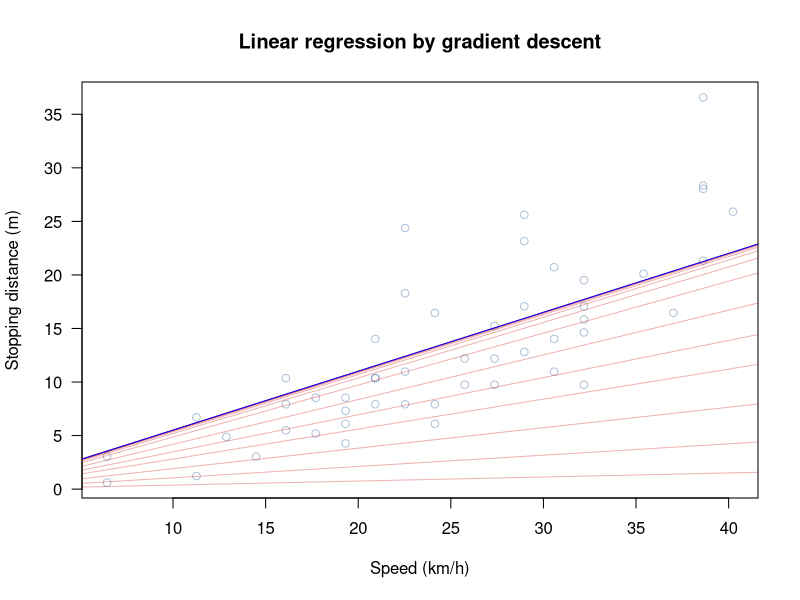
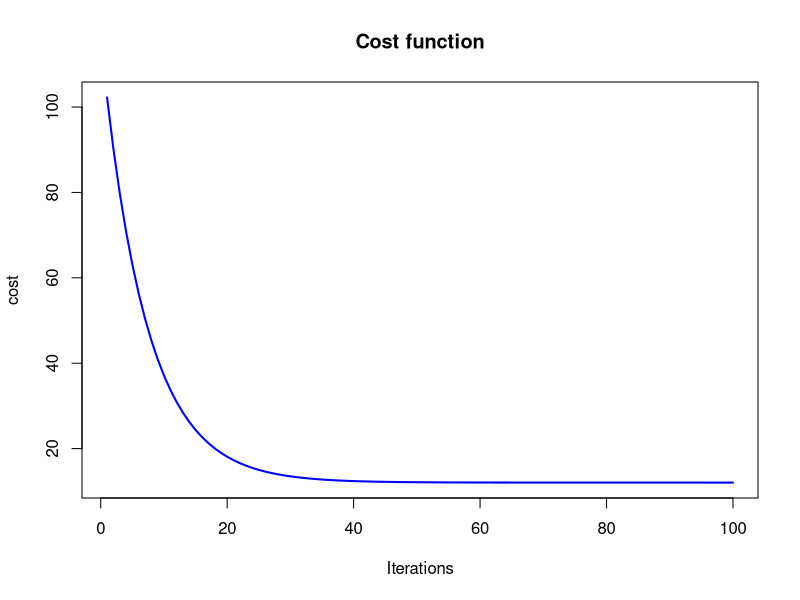
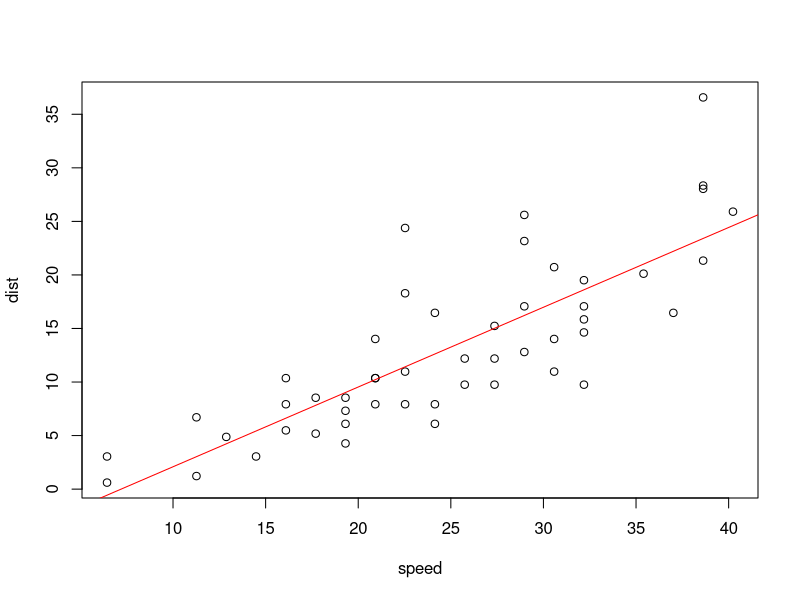
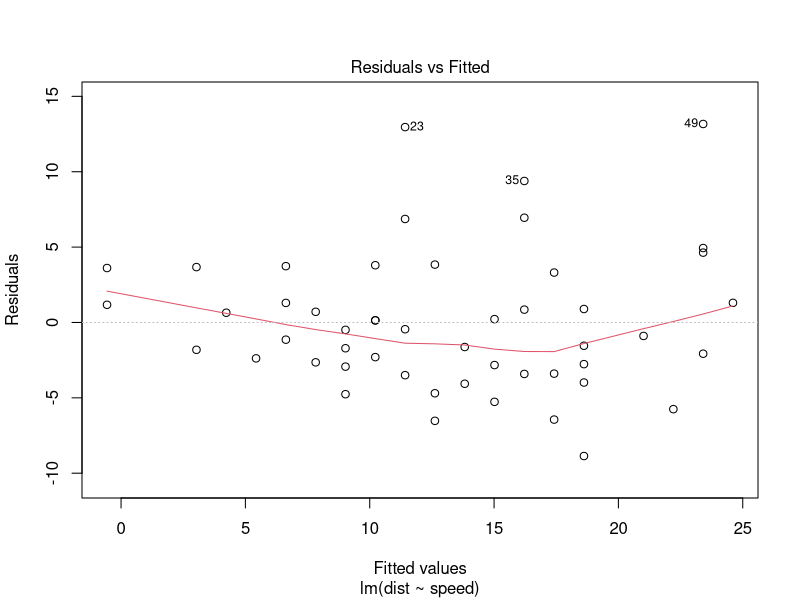
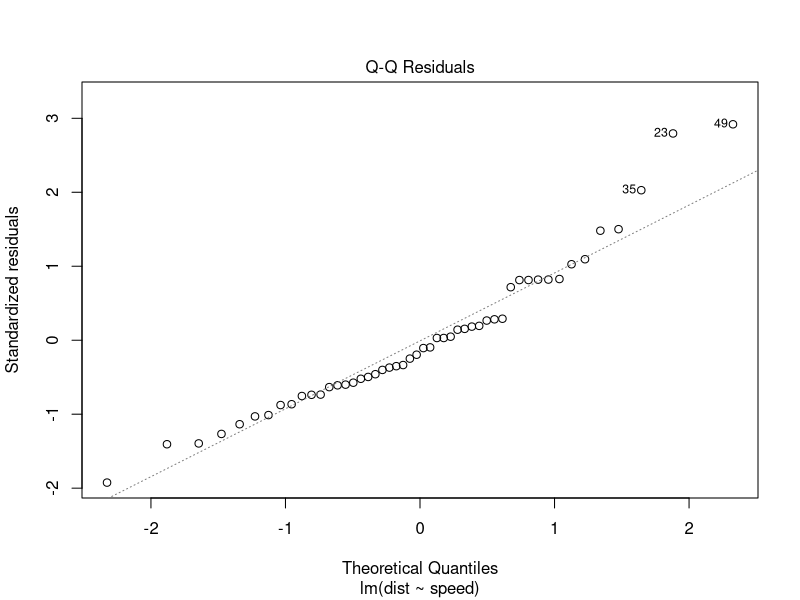
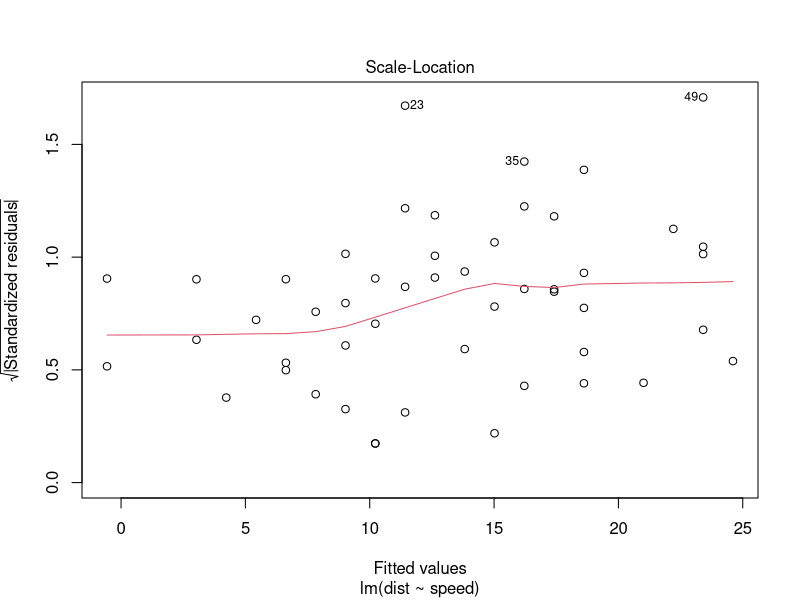
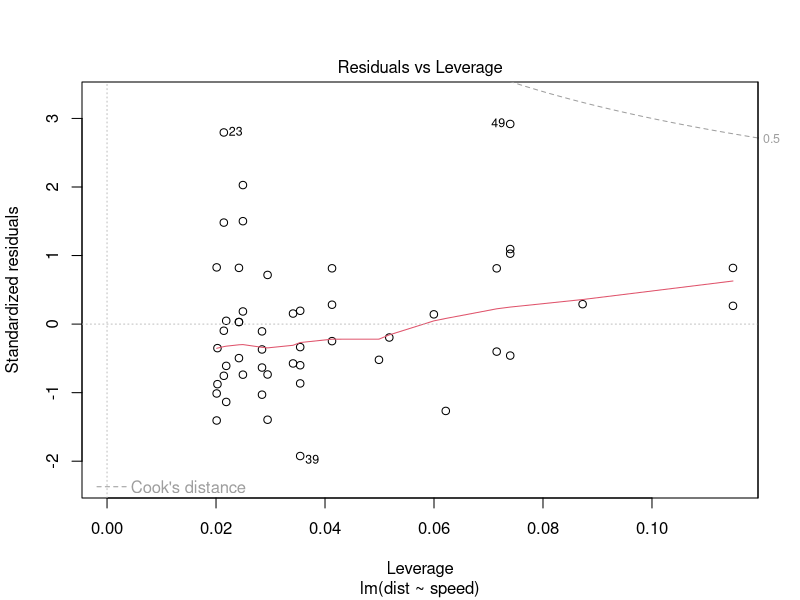

The R script that drew these images, in order:
#
# Metaheuristic Exercise
# Simple implementation of loggistic regression
# using gradient descent.
#
# Based on Coursera Machine Learning Course by 
# Andrew Ng
#
# 2014 (c) Bartlomiej Twardowski
# B.Twardowski@ii.pw.edu.pl

## cost function to minimize
cost_fun <- function(X, y, theta) {
  #TODO: implement cost function
  sum( (X %*% theta - y)^2 ) / (2*length(y))
}

## Gradient descent function
# X - observation data matrix
# y - dependent variable vector
# init_theta = initial theta (coefficients)
# cost_fun - cost computation function (fittness function)
# alpha - learning parameter
gradient_descent <- function(X, y, init_theta, cost_f = cost_fun,  alpha = 0.01 , num_iters = 1000) {
  cost_h <- double(num_iters) #history
  theta_h <- list(num_iters) #history
  theta <- init_theta
  # add a column of 1's for the intercept coefficient
  X <- cbind(1, matrix(X))
  # gradient descent
  for (i in 1:num_iters) {
    error <- (X %*% theta - y)
    delta <- t(X) %*% error / length(y) #gradient calc.
    theta <- theta - alpha * delta # update step
    # save history
    cost_h[i] <- cost_fun(X, y, theta)
    theta_h[[i]] <- theta
  }
  return(list(theta=theta_h[[num_iters]], cost=cost_h[num_iters], theta_history=theta_h, cost_history=cost_h))
}

## Run on cars dataset
require(datasets)
## TODO: change spped and distance to metric values 
cars$speed <- cars$speed * 1.609344
cars$dist <- cars$dist * 0.3048

## TODO: Do dataset analysis


# initialize coefficients
theta_init <- matrix(c(0,0), nrow=2)
iterations <- 100
# run gradient descent
gd_result <- gradient_descent(X = cars$speed, 
                              y = cars$dist, 
                              cost_f = cost_fun, 
                              init_theta = theta_init,
                              alpha = 0.0001,
                              num_iters = iterations
)


plot(cars, xlab = "Speed (km/h)", ylab = "Stopping distance (m)", 
     las = 1, col=rgb(0.2,0.4,0.6,0.4), 
     main='Linear regression by gradient descent')

# plot data and converging fit
for (i in c(1,3,6,10,14,seq(20,iterations,by=10))) {
  abline(coef=gd_result$theta_history[[i]], col=rgb(0.8,0,0,0.3))
}
abline(coef=gd_result$theta, col="blue")

# check out the trajectory of the cost function
gd_result$cost_history[seq(1,iterations, by=10)]
plot(gd_result$cost_history, type='l', col='blue', lwd=2, main='Cost function', ylab='cost', xlab='Iterations')

# TODO: compare with model from lm()
lm1 <- lm(dist~speed, cars)
# print result info
lm1
# plot result on data model
plot(cars)
abline(lm1, col="red")
# plot detail information about lm1
plot(lm1)

